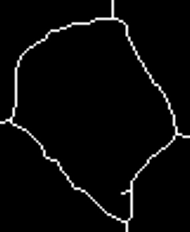
#> input picture data/ciclo_esempio.png, 190 x 232 px
$ python analyze_contours.py --input ../data/ciclo_esempio.png
#> lines starting #> are read from the running program, lines starting #| are printed output that depends on the picture; after the words box and inside, x2 and y2 are one past the last pixel; in counts of white or black regions, pixels touching at a corner belong together
#> in main, original is the input picture: shape (232, 190); min 0, max 255, mean 8.4
#| Dimensioni: (232, 190)
#!/usr/bin/env python3
# -*- coding: utf-8 -*-
"""
Script per analizzare contorni di fibre muscolari in sezione.

1. Pulisce il rumore dalla maschera binaria
2. Crea lo scheletro (linee di 1 pixel) dei contorni
3. Identifica i cicli chiusi (percorsi che tornano su se stessi)
4. Riempie le regioni dentro i cicli chiusi con verde
"""

import argparse
from pathlib import Path

import cv2
import numpy as np
import matplotlib.pyplot as plt
from skimage import morphology, measure
from skimage.morphology import skeletonize, remove_small_objects
from scipy import ndimage as ndi


def clean_and_skeletonize(binary_mask, min_area=500, border_exclusion=0, min_skeleton_size=50, close_gaps=3):
    """
    Pulisce la maschera dal rumore e crea lo scheletro dei contorni.

    Args:
        binary_mask: Maschera binaria con contorni
        min_area: Area minima per mantenere un oggetto
        border_exclusion: Larghezza del bordo da escludere
        min_skeleton_size: Dimensione minima (pixel) per componenti connesse dello scheletro
        close_gaps: Dimensione kernel per chiusura morfologica (0=disabilitato). Chiude gap nei contorni.

    Returns:
        skeleton: Scheletro dei contorni (linee di 1 pixel)
        cleaned: Maschera pulita prima della scheletonizzazione
    """
#> called with min_area = 500, border_exclusion = 0, min_skeleton_size = 0, close_gaps = 0
    print("Pulizia maschera...")

    # Converti in booleano
    mask_bool = binary_mask > 0
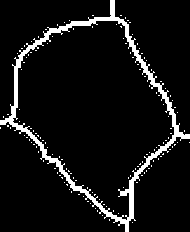
#> mask_bool: shape (232, 190) bool; 7.7% white; 140 white regions (139 under 20 px), largest, box (x1, y1, x2, y2) and area: (0, 0, 190, 232) 3129

    # Rimuovi piccoli oggetti (rumore)
    cleaned = remove_small_objects(mask_bool, min_size=min_area)
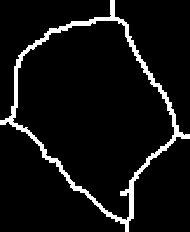
#> cleaned: shape (232, 190) bool; 6.7% white; 1 white region, box (x1, y1, x2, y2) and area: (0, 0, 190, 232) 2955

    # Chiusura morfologica per connettere piccoli gap nei contorni
    if close_gaps > 0:
        print(f"Chiusura morfologica gap (kernel={close_gaps}) per connettere contorni...")
        from scipy import ndimage
        kernel = morphology.disk(close_gaps)
        closed = ndimage.binary_closing(cleaned, structure=kernel)

        # Conta oggetti prima e dopo
        n_before = measure.label(cleaned).max()
        n_after = measure.label(closed).max()
        print(f"  Regioni prima: {n_before}, dopo chiusura: {n_after}")

        cleaned = closed

    # Escludi bordi se richiesto
    if border_exclusion > 0:
        print(f"Esclusione bordo di {border_exclusion} pixel...")
        h, w = cleaned.shape
        cleaned[:border_exclusion, :] = False
        cleaned[-border_exclusion:, :] = False
        cleaned[:, :border_exclusion] = False
        cleaned[:, -border_exclusion:] = False

    # Conta oggetti rimasti
    labeled = measure.label(cleaned)
    n_objects = labeled.max()
#> n_objects = 1
    print(f"Oggetti dopo pulizia: {n_objects}")
#| Oggetti dopo pulizia: 1

    # Scheletonizza
    print("Creazione scheletro...")
    skeleton = skeletonize(cleaned)
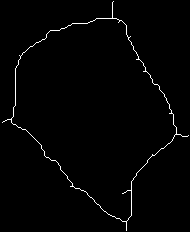
#> skeleton: shape (232, 190) bool; 1.3% white in thin lines or dots

    # Conta componenti scheletro
    skeleton_bool = skeleton > 0
    skeleton_labeled = measure.label(skeleton_bool, connectivity=2)
#> skeleton_labeled: shape (232, 190) int32; values 0 (black) and 1 (white), 1.3% white in thin lines or dots
    n_skeleton_components = skeleton_labeled.max()
#> n_skeleton_components = 1
    print(f"  Componenti scheletro: {n_skeleton_components}")
#|   Componenti scheletro: 1

    # Rimuovi componenti connesse piccole dello scheletro (pixel isolati/frammenti)
    if min_skeleton_size > 0:
        print(f"Rimozione frammenti scheletro < {min_skeleton_size} pixel...")

        # Rimuovi componenti piccole
        skeleton_cleaned = remove_small_objects(skeleton_bool, min_size=min_skeleton_size)

        # Conta componenti rimaste
        skeleton_labeled_after = measure.label(skeleton_cleaned, connectivity=2)
        n_after = skeleton_labeled_after.max()
        removed = n_skeleton_components - n_after
        print(f"  Componenti scheletro dopo rimozione: {n_after} (rimosse: {removed})")

        skeleton = skeleton_cleaned
    else:
        print(f"  (Rimozione frammenti disabilitata)")

    # Converti in uint8 per visualizzazione
    cleaned_uint8 = (cleaned * 255).astype(np.uint8)
    skeleton_uint8 = (skeleton * 255).astype(np.uint8)
#> skeleton_uint8: shape (232, 190); 1.3% white in thin lines or dots

    return skeleton_uint8, cleaned_uint8


# [150 lines left out: functions find_skeleton_endpoints, connect_skeleton_endpoints, get_skeleton_direction_at_point, not called in this run]


def identify_closed_contours_from_mask(original_mask, cleaned_mask, skeleton, min_area=100, max_area=None, exclude_largest=True, closing_size=3, connect_endpoints=0, debug_single_cycle=None):
    """
    Identifica i percorsi chiusi (cicli) dalla MASCHERA PULITA con closing opzionale.

    DOPPIO APPROCCIO:
    1. Se connect_endpoints > 0: Connetti endpoint dello skeleton (veloce, intelligente)
    2. Altrimenti: Closing morfologico sulla maschera (più lento ma completo)

    Args:
        original_mask: Maschera originale (non processata)
        cleaned_mask: Maschera pulita (su cui applichiamo il closing se usato)
        skeleton: Scheletro binario (su cui connettiamo endpoint se usato)
        min_area: Area minima per considerare una regione chiusa
        max_area: Area massima per considerare una regione chiusa (None = nessun limite)
        exclude_largest: Se True, esclude automaticamente il ciclo più grande (sfondo) (default: True)
        closing_size: Dimensione kernel per chiusura morfologica sulla maschera (default: 3, 0=disabilitato)
        connect_endpoints: Se > 0, usa endpoint connection invece di closing. Valore = distanza max in pixel (default: 0=disabilitato)
        debug_single_cycle: Se specificato, colora solo questo ciclo (1-based)

    Returns:
        filled_mask: Maschera con cicli chiusi riempiti
        centroids: Lista di coordinate (y, x) dei centroidi dei cicli chiusi
        contours_list: Lista dei contorni (cv2 contours) dei cicli identificati
        stats: Statistiche sui percorsi
    """
#> called with min_area = 1000, exclude_largest = True, closing_size = 3, connect_endpoints = 0
    if debug_single_cycle is not None:
        print(f"*** MODALITA DEBUG: Colorerò SOLO il ciclo #{debug_single_cycle} ***")

    # DOPPIO APPROCCIO: Endpoint connection O closing morfologico
    if connect_endpoints > 0:
        # METODO 1: Connessione endpoint (veloce, intelligente, per gap grandi)
        print(f"METODO: Connessione endpoint dello skeleton (distanza max: {connect_endpoints} px)")

        # Connetti gli endpoint dello skeleton
        skeleton_connected = connect_skeleton_endpoints(skeleton, max_distance=connect_endpoints, max_angle_deg=45)

        # Riempi i buchi nello skeleton connesso
        print("Riempimento buchi nello skeleton connesso...")
        skeleton_bool = skeleton_connected > 0
        filled = ndi.binary_fill_holes(skeleton_bool).astype(np.uint8) * 255

        # Sottrai la maschera pulita per ottenere solo i cicli
        print("Sottrazione per ottenere solo i cicli riempiti...")
        cycles_only = cv2.subtract(filled, cleaned_mask)

    else:
        # METODO 2: Closing morfologico sulla maschera (completo ma più lento)
        print(f"METODO: Closing morfologico sulla maschera")

        # Applica closing sulla maschera se richiesto
        if closing_size > 0:
            print(f"  Chiusura gap sulla maschera (kernel={closing_size}x{closing_size})...")
            kernel = cv2.getStructuringElement(cv2.MORPH_ELLIPSE, (closing_size, closing_size))
            mask_closed = cv2.morphologyEx(cleaned_mask, cv2.MORPH_CLOSE, kernel, iterations=1)
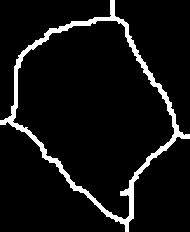
#> mask_closed: shape (232, 190); 7.1% white; 1 white region, box (x1, y1, x2, y2) and area: (0, 0, 190, 232) 3120
            n_pixels_added = np.sum(mask_closed > 0) - np.sum(cleaned_mask > 0)
#> n_pixels_added = 165
            print(f"  Pixel aggiunti dal closing sulla maschera: {n_pixels_added}")
#|   Pixel aggiunti dal closing sulla maschera: 165
        else:
            mask_closed = cleaned_mask

        print("Riempimento buchi nella maschera...")
        mask_bool = mask_closed > 0
        filled = ndi.binary_fill_holes(mask_bool).astype(np.uint8) * 255
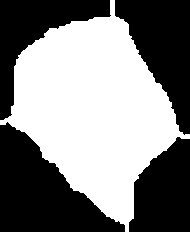
#> filled: shape (232, 190); 50.5% white; 4 black regions, box (x1, y1, x2, y2) and area: (0, 122, 125, 232) 7333, (115, 0, 190, 135) 5578, (0, 0, 111, 120) 4526, (129, 137, 190, 232) 4402

        print("Sottrazione per ottenere solo i cicli riempiti...")
        cycles_only = cv2.subtract(filled, cleaned_mask)
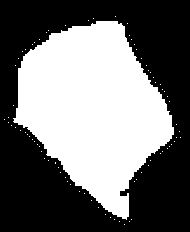
#> cycles_only: shape (232, 190); 43.8% white; 79 white regions (78 under 20 px)

    print("Ricerca contorni nei cicli...")
    contours, hierarchy = cv2.findContours(cycles_only, cv2.RETR_EXTERNAL, cv2.CHAIN_APPROX_SIMPLE)
#> contours = 79 contours, 78 with area under 20; largest, box (x1, y1, x2, y2) and area: (13, 21, 174, 220) 18892

    print(f"Trovati {len(contours)} cicli (regioni riempite)")
#| Trovati 79 cicli (regioni riempite)
#> (the rest of the program and of its run is left out)
